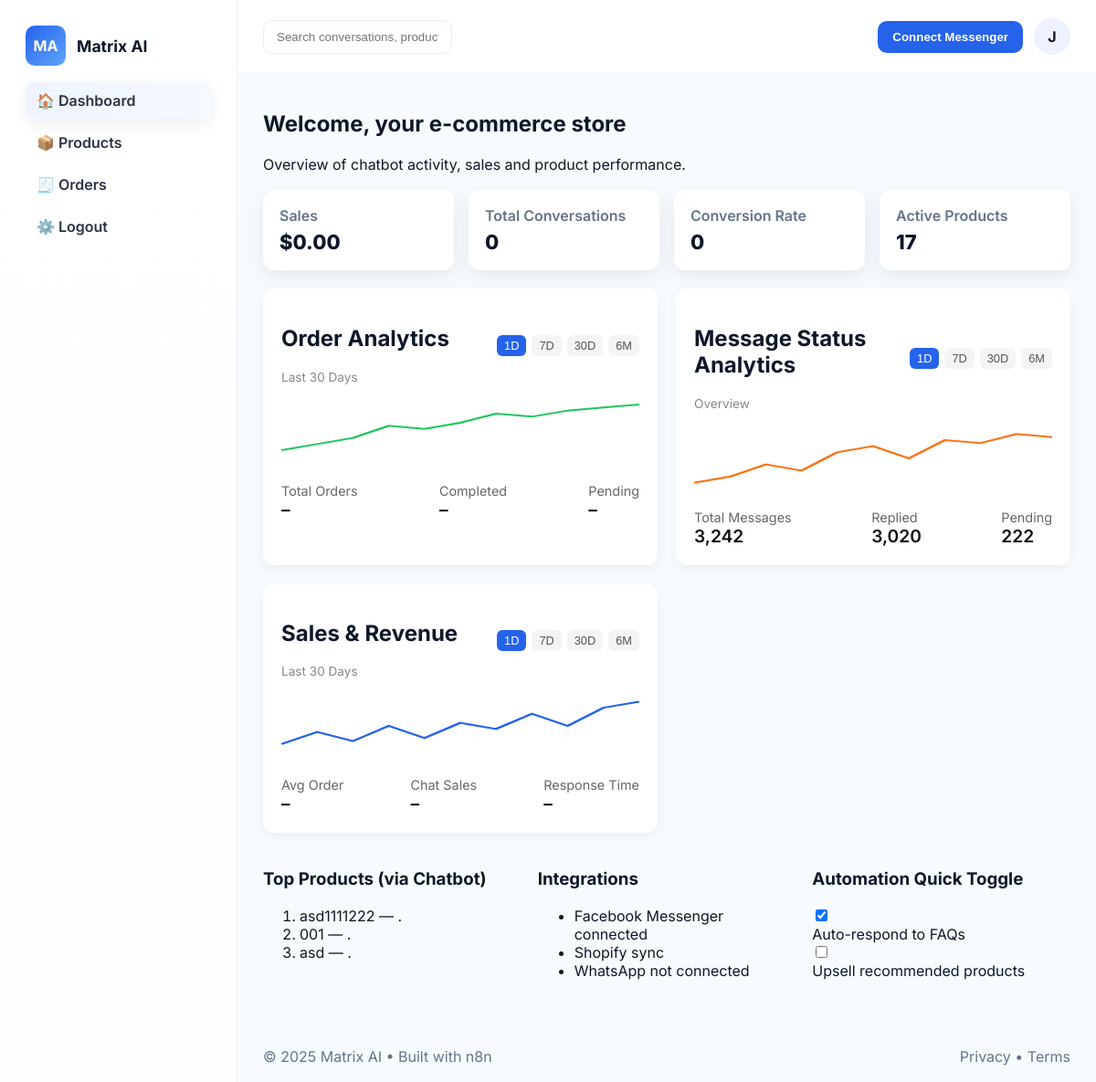
Page /db (signed in) on the earlier database version.
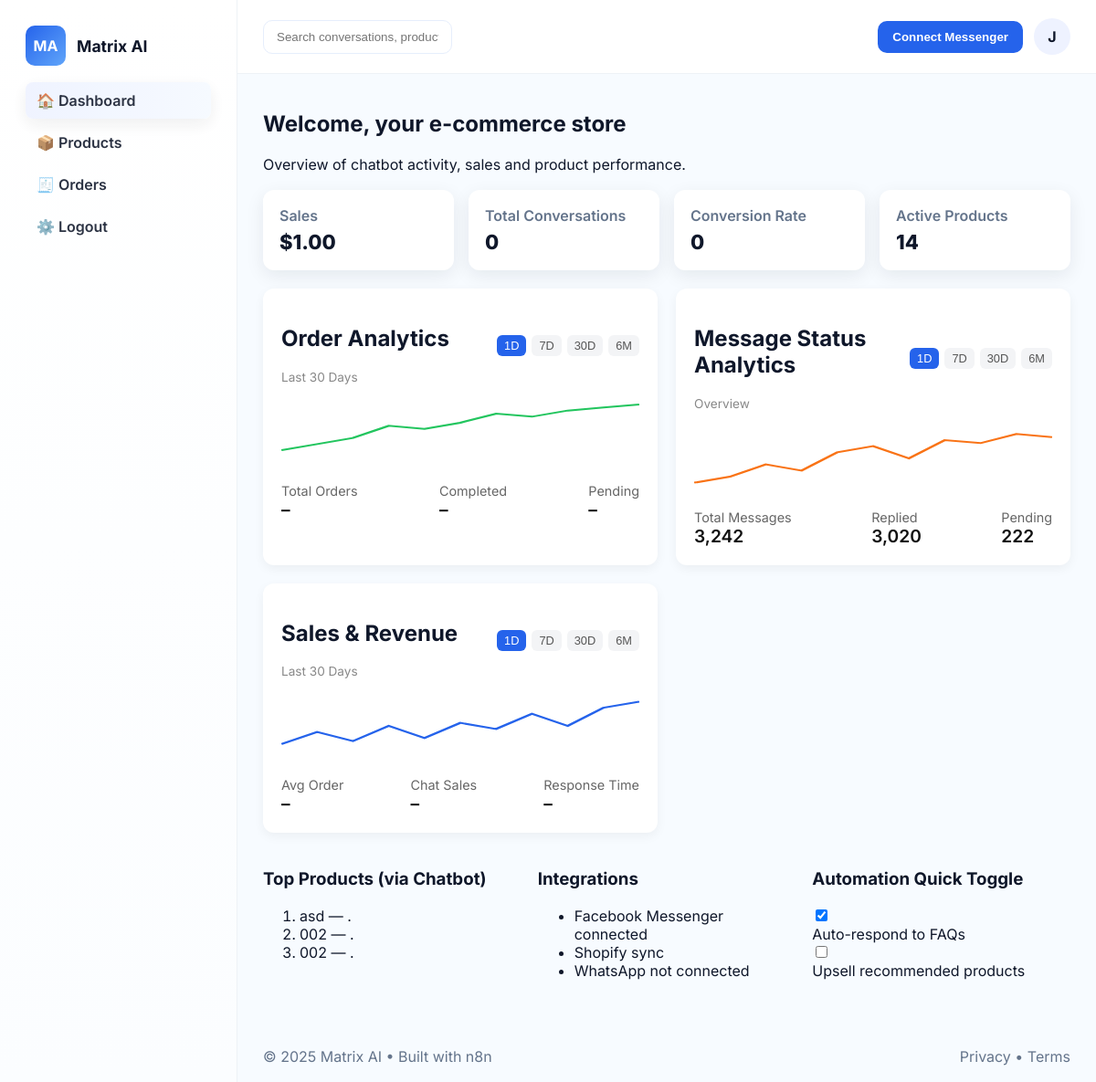
Same page on the later database version.
### back/models.py (models this page shows, shortened)
class Product(models.Model):
    user = models.ForeignKey(User, on_delete=models.CASCADE, related_name="products")
    name = models.CharField(max_length=255)
    image = models.ImageField(upload_to="user_directory_path", default="product.jpg")
    description = models.TextField(blank=True, null=True)
    price = models.DecimalField(max_digits=10, decimal_places=2)
    discounted_price = models.DecimalField(max_digits=10, decimal_places=2, blank=True, null=True)
    stock_quantity = models.IntegerField(default=0)
    status = models.BooleanField(default=True)
    last_synced = models.DateTimeField(auto_now=True)
    upsell_enabled = models.BooleanField(default=False)
    pid = ShortUUIDField(
        length=6,
        max_length=10,
        prefix="sku_",
        alphabet="abcdefg1234"
    )
    class Meta:
        verbose_name_plural = "Products"

### back/views.py (the view)
# urls.py: path("", views.dashboard, name="dashboard"),
@login_required
def dashboard(request):
    user = request.user
    total_sales = (
        Sale.objects.filter(user=user, status="completed")
        .aggregate(total=Sum("amount"))["total"]
        or 0
    )
    completed_sales = Sale.objects.filter(user=user, status="completed").count()
    total_conversations = Conversation.objects.filter(user=user).count()
    active_products = Product.objects.filter(user=user, stock_quantity__gt=0).count()
    orders_count = Sale.objects.filter(user=user).count()
    active_productss = Product.objects.filter(user=user, stock_quantity__gt=0)
    top_products = active_productss.order_by('-stock_quantity')[:3]
    conversion_rate = (
        round((completed_sales / total_conversations) * 100, 2)
        if total_conversations > 0
        else 0
    )
    context = {
        "total_sales": total_sales,
        "total_conversations": total_conversations,
        "conversion_rate": conversion_rate,
        "active_products": active_products,
        "top_products": top_products,
        "orders_count": orders_count,
    }
    return render(request, "back/dashboard.html", context)

### back/templates/back/dashboard.html (shortened to what this page needs)
{% extends 'back/base.html' %}
{% block content %}
<div class="page-header">
  <h1>Welcome, your e-commerce store</h1>
  <p class="sub">Overview of chatbot activity, sales and product performance.</p>
</div>
<div class="cards">
  <div class="card"><div class="card-title">Sales</div><div class="card-value">${{ total_sales|floatformat:2 }}</div></div>
  <div class="card"><div class="card-title">Total Conversations</div><div class="card-value">{{ total_conversations }}</div></div>
  <div class="card"><div class="card-title">Conversion Rate</div><div class="card-value">{{ conversion_rate }}</div></div>
  <div class="card"><div class="card-title">Active Products</div><div class="card-value">{{ active_products }}</div></div>
</div>
<div class="layout-3cols" style="display:grid;grid-template-columns:repeat(auto-fit,minmax(300px,1fr));gap:20px;margin-top:20px">
  <div class="panel analytics-panel">
    <div class="panel-header">
      <div>
        <h2>Order Analytics</h2>
        <div class="panel-sub" id="analytics-range-label">Last 30 Days</div>
      </div>
      <div class="time-range">
        <button class="time-btn active" data-range="1D">1D</button>
        <button class="time-btn" data-range="7D">7D</button>
        <button class="time-btn" data-range="30D">30D</button>
        <button class="time-btn" data-range="6M">6M</button>
      </div>
    </div>
    <div class="chart-wrap">
      <svg viewBox="0 0 300 120" class="sparkline" preserveAspectRatio="none" id="analytics-chart">
        <polyline fill="none" stroke="#22c55e" stroke-width="3" id="order-chart-line"
          points="0,90 30,80 60,70 90,50 120,55 150,45 180,30 210,35 240,25 270,20 300,15"/>
      </svg>
    </div>
    <div class="sales-stats">
      <div><div class="s-label">Total Orders</div><div class="s-value" id="total-orders">{{ total_orders }}</div></div>
      <div><div class="s-label">Completed</div><div class="s-value" id="completed-orders">{{ completed }}</div></div>
      <div><div class="s-label">Pending</div><div class="s-value" id="pending-orders">{{ pending }}</div></div>
    </div>
  </div>
  <div class="panel analytics-panel">
    <div class="panel-header">
      <div><h2>Message Status Analytics</h2><div class="panel-sub" id="msg-range-label">Overview</div></div>
      <div class="time-range">
        <button class="time-btn active">1D</button><button class="time-btn">7D</button>
        <button class="time-btn">30D</button><button class="time-btn">6M</button>
      </div>
    </div>
    <div class="chart-wrap">
      <svg viewBox="0 0 300 120" class="sparkline" preserveAspectRatio="none">
        <polyline fill="none" stroke="#f97316" stroke-width="3" id="msg-chart-line"
          points="0,100 30,90 60,70 90,80 120,50 150,40 180,60 210,30 240,35 270,20 300,25"/>
      </svg>
    </div>
    <div class="sales-stats">
      <div><div class="s-label">Total Messages</div><div class="s-value">3,242</div></div>
      <div><div class="s-label">Replied</div><div class="s-value">3,020</div></div>
      <div><div class="s-label">Pending</div><div class="s-value">222</div></div>
    </div>
  </div>
  <div class="panel analytics-panel">
    <div class="panel-header">
      <div><h2>Sales & Revenue</h2><div class="panel-sub" id="sales-range-label">Last 30 Days</div></div>
      <div class="time-range">
        <button class="time-btn active">1D</button><button class="time-btn">7D</button>
        <button class="time-btn">30D</button><button class="time-btn">6M</button>
      </div>
    </div>
    <div class="chart-wrap">
      <svg viewBox="0 0 300 120" class="sparkline" preserveAspectRatio="none">
        <polyline fill="none" stroke="#2563eb" stroke-width="3" id="sales-chart-line"
          points="0,90 30,70 60,85 90,60 120,80 150,55 180,65 210,40 240,60 270,30 300,20"/>
      </svg>
    </div>
    <div class="sales-stats">
      <div><div class="s-label">Avg Order</div><div class="s-value" id="avg-orders">${{total_sales}}</div></div>
      <div><div class="s-label">Chat Sales</div><div class="s-value" id="chat-sales">{{orders_count}}</div></div>
      <div><div class="s-label">Response Time</div><div class="s-value" id="response-time">1 Min</div></div>
    </div>
  </div>
</div>
<div class="layout-3cols" style="display:grid;grid-template-columns:repeat(auto-fit,minmax(250px,1fr));gap:18px;margin-top:20px">
  <div class="small-panel">
    <h3>Top Products (via Chatbot)</h3>
    <ol class="product-list">
  {% for product in top_products %}
    <li>
      {{ product.name }}
      <span class="muted">— {{ product.sold }} .</span>
    </li>
  {% empty %}
    <li>No active products yet.</li>
  {% endfor %}
</ol>
  </div>
  <div class="small-panel">
    <h3>Integrations</h3>
    <ul class="integrations-list">
      <li>Facebook Messenger <span class="dot connected">connected</span></li>
      <li>Shopify <span class="dot sync">sync</span></li>
      <li>WhatsApp <span class="dot off">not connected</span></li>
    </ul>
  </div>
  <div class="small-panel">
    <h3>Automation Quick Toggle</h3>
    <div class="toggle-row">
      <label class="switch"><input type="checkbox" checked></label>
      <div class="toggle-label">Auto-respond to FAQs</div>
    </div>
    <div class="toggle-row">
      <label class="switch"><input type="checkbox"></label>
      <div class="toggle-label">Upsell recommended products</div>
    </div>
  </div>
</div>
{% endblock %}

### back/templates/back/base.html (shortened to what this page needs)
{% load static %}
<!doctype html>
<html lang="en">
<head>
</head>
<body>
  <div class="app">
  <aside class="sidebar" id="sidebar">
    <div class="brand">
      <div class="logo">MA</div>
      <div class="brand-text">Matrix AI</div>
    </div>
    <nav class="nav">
      <a class="nav-item {% if request.resolver_match.url_name == 'dashboard' %}active{% endif %}" href="{% url 'back:dashboard' %}">🏠 Dashboard</a>
      <a class="nav-item" href="{% url 'back:products' %}">📦 Products</a>
      <a class="nav-item" href="{% url 'back:orders' %}">🧾 Orders</a>
      <a class="nav-item" href="{% url 'front:logout' %}">⚙️ Logout</a>
    </nav>
  </aside>
  <main class="main">
    <header class="topbar">
        <div class="left-section">
          <div class="search-wrap">
            <input class="search" placeholder="Search conversations, products..." />
          </div>
        </div>
        <div class="top-actions">
          <button id="connectBtn" class="btn-primary">Connect Messenger</button>
          <div class="avatar" id="avatarMenu">{{ user.username|first|upper }}</div>
        </div>
      </header>
    <section class="content">
      {% block content %}{% endblock %}
    </section>
    <footer class="footer">
      <div>© 2025 Matrix AI • Built with n8n</div>
      <div class="footer-links">Privacy • Terms</div>
    </footer>
  </main>
</div>
</body>
</html>

### back/templates/back/base.html (style rules this page uses)
:root { --bg: #f7fbff; --panel: #ffffff; --muted: #64748b; --accent: #2563eb; --soft: #f1f5f9; --radius: 12px; --shadow: 0 6px 20px rgba(16, 24, 40, 0.08); font-family: 'Inter', system-ui, -apple-system, 'Segoe UI', Roboto, 'Helvetica Neue', Arial; }
* { box-sizing: border-box; }
html, body { height: 100%; margin: 0; background: var(--bg); color: #0f172a; -webkit-font-smoothing: antialiased; }
.app { display: flex; min-height: 100vh; }
.sidebar { width: 260px; background: linear-gradient(180deg, #fff, #fbfdff); padding: 28px; border-right: 1px solid #eef2f6; position: fixed; top: 0; left: 0; bottom: 0; transition: transform 0.3s ease; z-index: 1001; }
.brand { display: flex; align-items: center; gap: 12px; margin-bottom: 18px; }
.logo { width: 44px; height: 44px; border-radius: 10px; background: linear-gradient(135deg, var(--accent), #60a5fa); color: #fff; display: flex; align-items: center; justify-content: center; font-weight: 700; }
.brand-text { font-weight: 700; font-size: 1.1rem; }
.nav { display: flex; flex-direction: column; gap: 6px; margin-top: 18px; }
.nav-item { padding: 10px 12px; border-radius: 8px; color: #0f172a; text-decoration: none; font-weight: 600; opacity: 0.88; transition: background 0.2s ease; }
.nav-item.active { background: linear-gradient(90deg, #eef2ff, #f5faff); box-shadow: var(--shadow); }
.main { flex: 1; display: flex; flex-direction: column; margin-left: 260px; transition: margin-left 0.3s ease; }
.topbar { display: flex; justify-content: space-between; align-items: center; padding: 20px 28px; background: #fff; border-bottom: 1px solid #eef2f6; }
.search-wrap { flex: 1; max-width: 640px; }
.search { width: 100%; padding: 10px 14px; border-radius: 10px; border: 1px solid #e6eefc; }
.top-actions { display: flex; align-items: center; gap: 12px; }
.btn-primary { background: var(--accent); color: #fff; border: none; padding: 10px 16px; border-radius: 10px; font-weight: 700; cursor: pointer; transition: background 0.2s ease; }
.avatar { width: 40px; height: 40px; border-radius: 50%; background: #eef2ff; display: flex; align-items: center; justify-content: center; font-weight: 700; cursor: pointer; }
.content { padding: 20px 28px 40px; }
.footer { padding: 18px 28px; color: var(--muted); display: flex; justify-content: space-between; }

### back/templates/back/dashboard.html (style rules this page uses)
.panel.analytics-panel { background:#fff; border-radius:12px; box-shadow:0 4px 12px rgba(0,0,0,0.05); padding:20px; transition:transform 0.2s ease; }
.panel-header { display:flex;justify-content:space-between;align-items:center }
.panel-sub { color:#888;font-size:0.85rem }
.chart-wrap { margin:12px 0 }
.sparkline { width:100%;height:80px }
.sales-stats { display:flex;justify-content:space-between;flex-wrap:wrap;gap:12px }
.s-label { font-size:0.9rem;color:#666 }
.s-value { font-size:1.2rem;font-weight:600;color:#111 }
.time-range { display:flex;gap:6px }
.time-btn { border:none;background:#f3f4f6;color:#555;font-size:0.8rem;font-weight:500; padding:4px 8px;border-radius:6px;cursor:pointer;transition:all 0.2s ease; }
.time-btn.active { background:#2563eb;color:#fff }
.cards { display:grid;grid-template-columns:repeat(auto-fit,minmax(200px,1fr));gap:16px;margin-top:18px }
.card { background:#fff;padding:18px;border-radius:12px;box-shadow:var(--shadow) }
.card-title { color:var(--muted);font-weight:600 }
.card-value { font-size:22px;font-weight:800;margin-top:6px }

Differences in the rows shown:
removed Product: name "asd1111222"
removed Product: name "001"
now on this page (row unchanged): Product: name "002"
now on this page (row unchanged): Product: name "002"
Other differences:
{{ total_sales|floatformat:2 }}: "0.00" → "1.00"
{{ active_products }}: "17" → "14"
